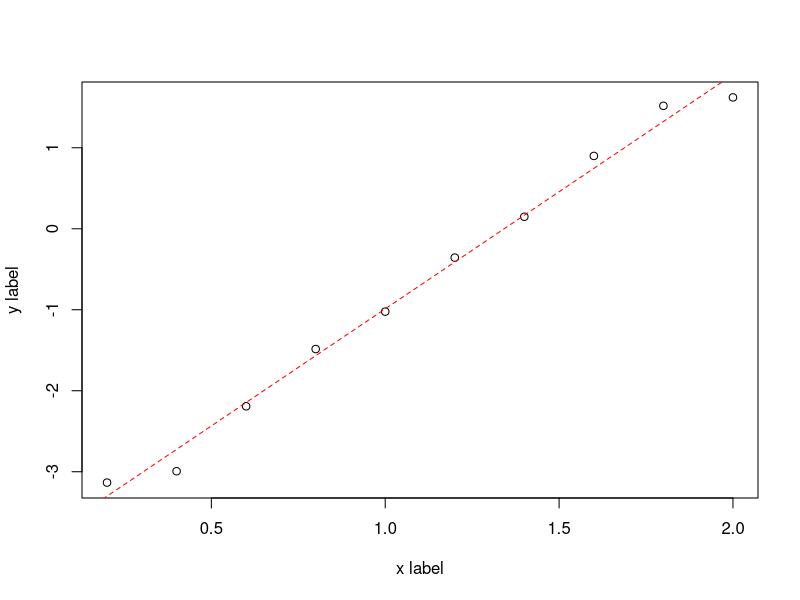

Source code (R):
# This is a script in the R language,
#     Adapted from
#           http://www.astro.umd.edu/~harris/ASTR610_F16/linearfit.r
#
#     To run this within R, start R and type
#           source('linearfit.r')
#     and a plot should also appear on the screen.
#
#     Or from the Unix commandline
#           Rscript linearfit.r
#     in this case the plot will be called Rplots.pdf

# make some data (the # makes a comment in the script)
x = (1:10)*0.2
y = x*3-4
# add a little noise
y = y + rnorm(length(y), 0, 0.2)

# do the fit
lmfit = lm(y~x)
# print out the fit parameters
print(lmfit)

# make a plot of the data
plot(x, y, xlab='x label', ylab='y label')
# plot the fit in a red dashed line
abline(lmfit, col='red', lty=2)
